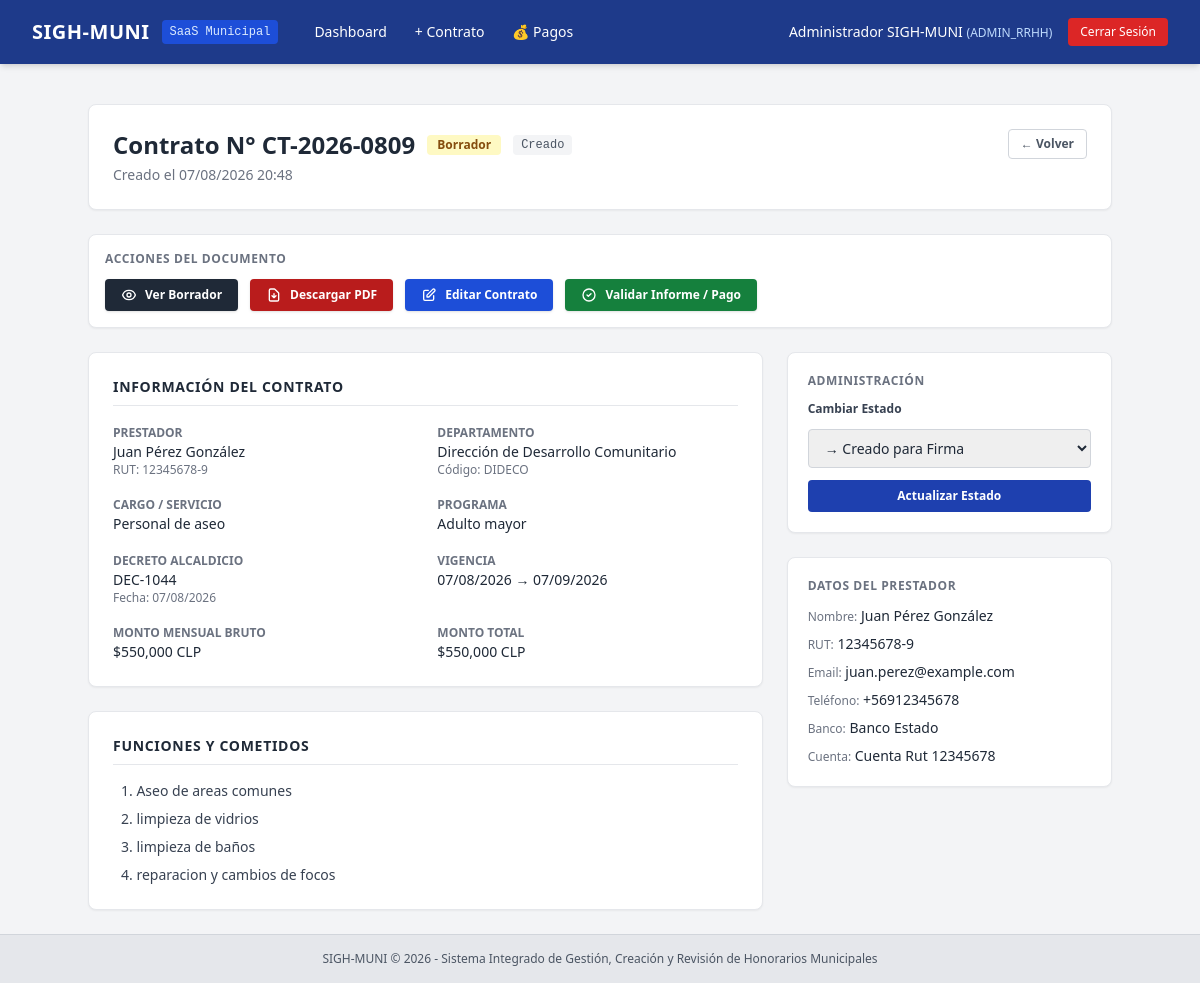
Before: /contracts/2 (signed in) with the older database file.
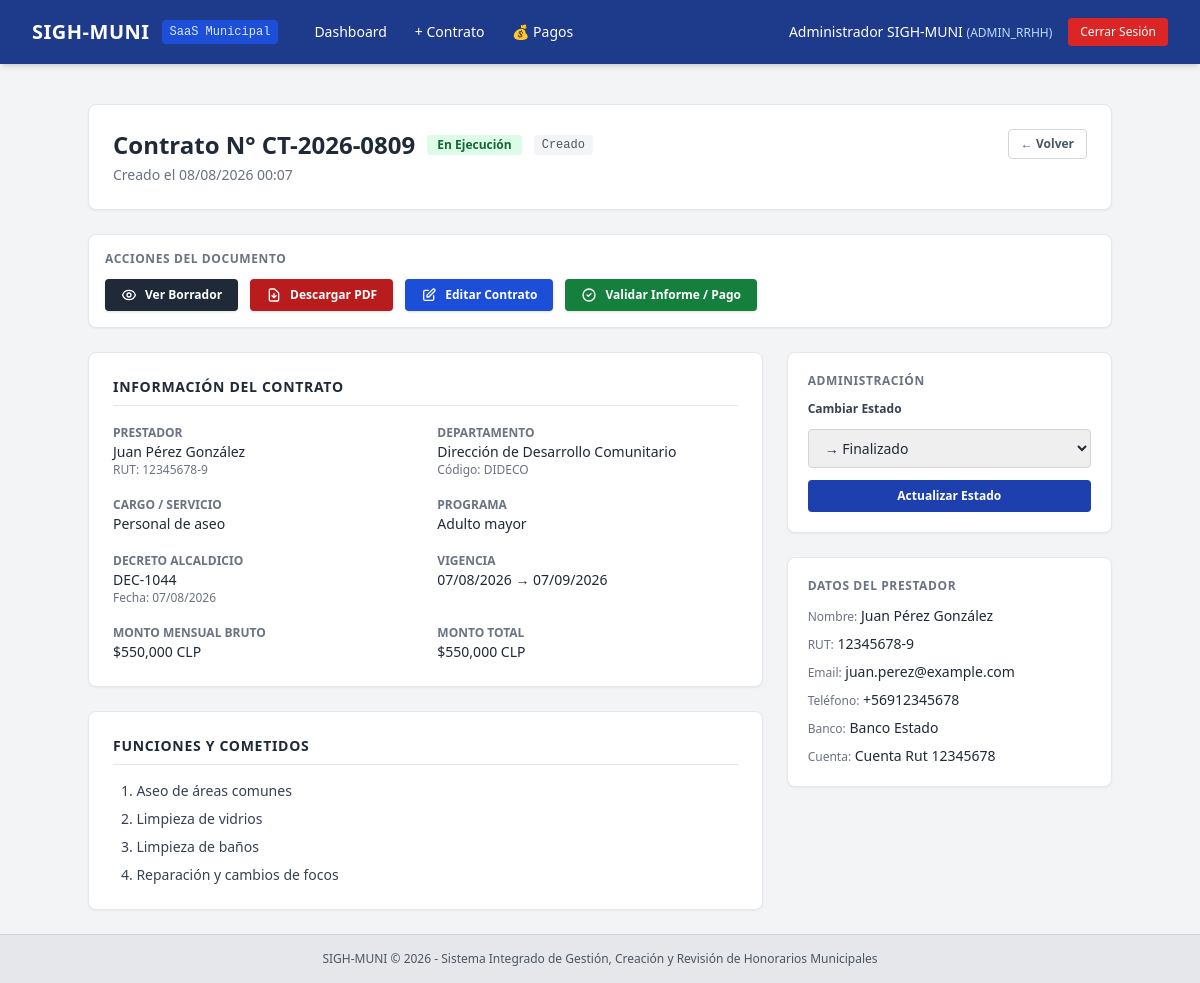
After: the same page with the newer database file.
### app/models/contract.py (models this page shows, shortened)
class Contract(db.Model):
    __tablename__ = 'contracts'
    id = db.Column(db.Integer, primary_key=True)
    provider_id = db.Column(db.Integer, db.ForeignKey('service_providers.id'), nullable=False)
    department_id = db.Column(db.Integer, db.ForeignKey('departments.id'), nullable=False)
    creation_type = db.Column(db.String(50), default='CREADO')
    contract_number = db.Column(db.String(50), unique=True, nullable=False)
    decline_number = db.Column(db.String(50), nullable=True)
    decline_date = db.Column(db.Date, nullable=True)
    position_title = db.Column(db.String(150), nullable=False)
    program_name = db.Column(db.String(150), nullable=True)
    monthly_amount_gross = db.Column(db.Float, nullable=False)
    total_contract_amount = db.Column(db.Float, nullable=False)
    start_date = db.Column(db.Date, nullable=False)
    end_date = db.Column(db.Date, nullable=False)
    pdf_file_path = db.Column(db.String(255), nullable=True)
    ocr_processed = db.Column(db.Integer, default=0)
    status = db.Column(db.String(30), default='BORRADOR')
    created_at = db.Column(db.DateTime, default=datetime.utcnow)
    provider = db.relationship('ServiceProvider', back_populates='contracts', lazy=True)
    department = db.relationship('Department', backref=db.backref('department_contracts', lazy=True))
    functions = db.relationship('ContractFunction', backref='contract', cascade='all, delete-orphan', lazy=True,
                                order_by='ContractFunction.function_order')
    payments = db.relationship('MonthlyPayment', back_populates='contract', lazy=True, cascade='all, delete-orphan')
    @property
    def status_label(self):
        labels = {
            'BORRADOR': 'Borrador',
            'CREADO_PARA_FIRMA': 'Creado para Firma',
            'INGRESADO': 'Ingresado',
            'EN_EJECUCION': 'En Ejecución',
            'FINALIZADO': 'Finalizado'
        }
        return labels.get(self.status, self.status)
    @property
    def creation_type_label(self):
        labels = {
            'CREADO': 'Creado',
            'CARGADO_EXTERNO': 'Cargado Externo'
        }
        return labels.get(self.creation_type, self.creation_type)

class ContractFunction(db.Model):
    __tablename__ = 'contract_functions'
    id = db.Column(db.Integer, primary_key=True)
    contract_id = db.Column(db.Integer, db.ForeignKey('contracts.id'), nullable=False)
    function_order = db.Column(db.Integer, nullable=False)
    function_description = db.Column(db.Text, nullable=False)
    is_mandatory_for_payment = db.Column(db.Integer, default=1)
    created_at = db.Column(db.DateTime, default=datetime.utcnow)

### app/models/provider.py (models this page shows, shortened)
class ServiceProvider(db.Model):
    __tablename__ = 'service_providers'
    id = db.Column(db.Integer, primary_key=True, autoincrement=True)
    rut = db.Column(db.String(20), nullable=False, unique=True, index=True)
    first_name = db.Column(db.String(100), nullable=False)
    paternal_last_name = db.Column(db.String(100), nullable=False)
    maternal_last_name = db.Column(db.String(100), nullable=True)
    email = db.Column(db.String(120), nullable=True)
    phone = db.Column(db.String(50), nullable=True)
    address = db.Column(db.Text, nullable=True)
    bank_name = db.Column(db.String(100), nullable=True)
    account_type = db.Column(db.String(50), nullable=True)
    account_number = db.Column(db.String(50), nullable=True)
    created_at = db.Column(db.DateTime, nullable=False, default=datetime.utcnow)
    contracts = db.relationship('Contract', back_populates='provider', lazy=True, cascade="all, delete-orphan")
    @property
    def full_name(self):
        maternal = f" {self.maternal_last_name}" if self.maternal_last_name else ""
        return f"{self.first_name} {self.paternal_last_name}{maternal}"

### app/models/user.py (models this page shows, shortened)
class Department(db.Model):
    __tablename__ = 'departments'
    id = db.Column(db.Integer, primary_key=True, autoincrement=True)
    code = db.Column(db.String(50), nullable=False, unique=True)
    name = db.Column(db.String(150), nullable=False)
    cost_center = db.Column(db.String(50), nullable=True)
    is_active = db.Column(db.Integer, nullable=False, default=1)
    created_at = db.Column(db.DateTime, nullable=False, default=datetime.utcnow)
    users = db.relationship('User', backref='department', lazy=True)

### app/routes/contract_builder.py (the view)
@contract_builder_bp.route('/<int:contract_id>')
@login_required
def detail(contract_id):
    contract = Contract.query.get_or_404(contract_id)
    return render_template('contracts/detail.html', contract=contract)

### app/templates/contracts/detail.html (shortened to what this page needs)
{% extends "base.html" %}
{% block content %}
<div class="max-w-5xl mx-auto space-y-6">
    <div class="bg-white p-6 rounded-lg shadow-sm border border-gray-200 flex justify-between items-start">
        <div>
            <div class="flex items-center space-x-3 mb-1">
                <h1 class="text-2xl font-bold text-gray-800">Contrato N° {{ contract.contract_number }}</h1>
                <span class="px-2.5 py-0.5 rounded text-xs font-bold
                    {% if contract.status == 'BORRADOR' %}bg-yellow-100 text-yellow-800
                    {% elif contract.status == 'CREADO_PARA_FIRMA' %}bg-blue-100 text-blue-800
                    {% elif contract.status == 'INGRESADO' %}bg-purple-100 text-purple-800
                    {% elif contract.status == 'EN_EJECUCION' %}bg-green-100 text-green-800
                    {% else %}bg-gray-100 text-gray-800{% endif %}">
                    {{ contract.status_label }}
                </span>
                <span class="px-2 py-0.5 rounded text-xs font-mono bg-gray-100 text-gray-600">
                    {{ contract.creation_type_label }}
                </span>
            </div>
            <p class="text-sm text-gray-500">Creado el {{ contract.created_at.strftime('%d/%m/%Y %H:%M') }}</p>
        </div>
        <div class="flex space-x-2">
            <a href="{{ url_for('dashboard.index') }}" class="px-3 py-1.5 border border-gray-300 rounded text-xs font-semibold text-gray-600 hover:bg-gray-50">
                ← Volver
            </a>
        </div>
    </div>
    <div class="bg-white p-4 rounded-lg shadow-sm border border-gray-200">
        <h3 class="text-xs font-bold text-gray-500 uppercase tracking-wider mb-3">Acciones del Documento</h3>
        <div class="flex flex-wrap gap-3">
            <a href="{{ url_for('contract_builder.preview', contract_id=contract.id) }}" target="_blank"
               class="inline-flex items-center px-4 py-2 bg-gray-800 hover:bg-gray-900 text-white text-xs font-bold rounded shadow transition">
                Ver Borrador
            </a>
            <a href="{{ url_for('contract_builder.download_pdf', contract_id=contract.id) }}"
               class="inline-flex items-center px-4 py-2 bg-red-700 hover:bg-red-800 text-white text-xs font-bold rounded shadow transition">
                <svg class="w-4 h-4 mr-2" fill="none" stroke="currentColor" viewBox="0 0 24 24"><path stroke-linecap="round" stroke-linejoin="round" stroke-width="2" d="M12 10v6m0 0l-3-3m3 3l3-3m2 8H7a2 2 0 01-2-2V5a2 2 0 012-2h5.586a1 1 0 01.707.293l5.414 5.414a1 1 0 01.293.707V19a2 2 0 01-2 2z"/></svg>
                Descargar PDF
            </a>
            {% if session.user_role in ['ADMIN_RRHH', 'SUPERADMIN', 'JEFE_DEPTO'] %}
            <a href="{{ url_for('contract_builder.edit', contract_id=contract.id) }}"
               class="inline-flex items-center px-4 py-2 bg-blue-700 hover:bg-blue-800 text-white text-xs font-bold rounded shadow transition">
                <svg class="w-4 h-4 mr-2" fill="none" stroke="currentColor" viewBox="0 0 24 24"><path stroke-linecap="round" stroke-linejoin="round" stroke-width="2" d="M11 5H6a2 2 0 00-2 2v11a2 2 0 002 2h11a2 2 0 002-2v-5m-1.414-9.414a2 2 0 112.828 2.828L11.828 15H9v-2.828l8.586-8.586z"/></svg>
                Editar Contrato
            </a>
            {% endif %}
            <a href="{{ url_for('payments.validate_report', contract_id=contract.id) }}"
               class="inline-flex items-center px-4 py-2 bg-green-700 hover:bg-green-800 text-white text-xs font-bold rounded shadow transition">
                <svg class="w-4 h-4 mr-2" fill="none" stroke="currentColor" viewBox="0 0 24 24"><path stroke-linecap="round" stroke-linejoin="round" stroke-width="2" d="M9 12l2 2 4-4m6 2a9 9 0 11-18 0 9 9 0 0118 0z"/></svg>
                Validar Informe / Pago
            </a>
        </div>
    </div>
    <div class="grid grid-cols-1 lg:grid-cols-3 gap-6">
        <div class="lg:col-span-2 space-y-6">
            <div class="bg-white p-6 rounded-lg shadow-sm border border-gray-200">
                <h2 class="text-sm font-bold text-gray-800 uppercase tracking-wider border-b pb-2 mb-4">Información del Contrato</h2>
                <div class="grid grid-cols-1 md:grid-cols-2 gap-y-4 gap-x-6 text-sm">
                    <div>
                        <span class="text-xs text-gray-500 uppercase font-semibold">Prestador</span>
                        <p class="font-medium text-gray-800">{{ contract.provider.full_name }}</p>
                        <p class="text-xs text-gray-500">RUT: {{ contract.provider.rut }}</p>
                    </div>
                    <div>
                        <span class="text-xs text-gray-500 uppercase font-semibold">Departamento</span>
                        <p class="font-medium text-gray-800">{{ contract.department.name }}</p>
                        <p class="text-xs text-gray-500">Código: {{ contract.department.code }}</p>
                    </div>
                    <div>
                        <span class="text-xs text-gray-500 uppercase font-semibold">Cargo / Servicio</span>
                        <p class="font-medium text-gray-800">{{ contract.position_title }}</p>
                    </div>
                    <div>
                        <span class="text-xs text-gray-500 uppercase font-semibold">Programa</span>
                        <p class="font-medium text-gray-800">{{ contract.program_name or 'No especificado' }}</p>
                    </div>
                    <div>
                        <span class="text-xs text-gray-500 uppercase font-semibold">Decreto Alcaldicio</span>
                        <p class="font-medium text-gray-800">{{ contract.decline_number or 'No asignado' }}</p>
                        {% if contract.decline_date %}
                        <p class="text-xs text-gray-500">Fecha: {{ contract.decline_date.strftime('%d/%m/%Y') }}</p>
                        {% endif %}
                    </div>
                    <div>
                        <span class="text-xs text-gray-500 uppercase font-semibold">Vigencia</span>
                        <p class="font-medium text-gray-800">{{ contract.start_date.strftime('%d/%m/%Y') }} → {{ contract.end_date.strftime('%d/%m/%Y') }}</p>
                    </div>
                    <div>
                        <span class="text-xs text-gray-500 uppercase font-semibold">Monto Mensual Bruto</span>
                        <p class="font-medium text-gray-800">${{ "{:,.0f}".format(contract.monthly_amount_gross) }} CLP</p>
                    </div>
                    <div>
                        <span class="text-xs text-gray-500 uppercase font-semibold">Monto Total</span>
                        <p class="font-medium text-gray-800">${{ "{:,.0f}".format(contract.total_contract_amount) }} CLP</p>
                    </div>
                </div>
            </div>
            <div class="bg-white p-6 rounded-lg shadow-sm border border-gray-200">
                <h2 class="text-sm font-bold text-gray-800 uppercase tracking-wider border-b pb-2 mb-4">Funciones y Cometidos</h2>
                {% if contract.functions %}
                <ol class="list-decimal list-inside space-y-2 text-sm text-gray-700">
                    {% for func in contract.functions %}
                    <li class="pl-2">{{ func.function_description }}</li>
                    {% endfor %}
                </ol>
                {% else %}
                <p class="text-sm text-gray-400 italic">No hay funciones registradas.</p>
                {% endif %}
            </div>
        </div>
        <div class="space-y-6">
            {% if session.user_role in ['ADMIN_RRHH', 'SUPERADMIN'] %}
            <div class="bg-white p-5 rounded-lg shadow-sm border border-gray-200">
                <h3 class="text-xs font-bold text-gray-500 uppercase tracking-wider mb-3">Administración</h3>
                <form method="POST" action="{{ url_for('contract_builder.change_status', contract_id=contract.id) }}" class="space-y-3">
                    <label class="block text-xs font-semibold text-gray-700">Cambiar Estado</label>
                    <select name="new_status" class="w-full px-3 py-2 border border-gray-300 rounded text-sm">
                        <option value="CREADO_PARA_FIRMA" {% if contract.status != 'BORRADOR' %}disabled{% endif %}>→ Creado para Firma</option>
                        <option value="FINALIZADO" {% if contract.status != 'EN_EJECUCION' %}disabled{% endif %}>→ Finalizado</option>
                    </select>
                    <button type="submit" class="w-full bg-blue-800 hover:bg-blue-900 text-white text-xs font-bold py-2 rounded transition">
                        Actualizar Estado
                    </button>
                </form>
            </div>
            {% endif %}
            <div class="bg-white p-5 rounded-lg shadow-sm border border-gray-200">
                <h3 class="text-xs font-bold text-gray-500 uppercase tracking-wider mb-3">Datos del Prestador</h3>
                <div class="space-y-2 text-sm">
                    <p><span class="text-gray-500 text-xs">Nombre:</span> <span class="font-medium">{{ contract.provider.full_name }}</span></p>
                    <p><span class="text-gray-500 text-xs">RUT:</span> <span class="font-medium">{{ contract.provider.rut }}</span></p>
                    {% if contract.provider.email %}
                    <p><span class="text-gray-500 text-xs">Email:</span> <span class="font-medium">{{ contract.provider.email }}</span></p>
                    {% endif %}
                    {% if contract.provider.phone %}
                    <p><span class="text-gray-500 text-xs">Teléfono:</span> <span class="font-medium">{{ contract.provider.phone }}</span></p>
                    {% endif %}
                    {% if contract.provider.bank_name %}
                    <p><span class="text-gray-500 text-xs">Banco:</span> <span class="font-medium">{{ contract.provider.bank_name }}</span></p>
                    <p><span class="text-gray-500 text-xs">Cuenta:</span> <span class="font-medium">{{ contract.provider.account_type }} {{ contract.provider.account_number }}</span></p>
                    {% endif %}
                </div>
            </div>
        </div>
    </div>
</div>
{% endblock %}

Changed rows visible on the page:
no longer on this page (row edited): ContractFunction: function_description "Aseo de areas comunes"
removed ContractFunction: function_description "limpieza de vidrios"
removed ContractFunction: function_description "reparacion y cambios de focos"
changed Contract "Personal de aseo": status "BORRADOR" → "EN_EJECUCION" (drawn); status_label "Borrador" → "En Ejecución"; created_at "07/08/2026 20:48" → "08/08/2026 00:07"
added ContractFunction: function_description "Aseo de áreas comunes"
changed ContractFunction: function_description "limpieza de baños" → "Limpieza de vidrios"
added ContractFunction: function_description "Limpieza de baños"
added ContractFunction: function_description "Reparación y cambios de focos"
Other visible differences:
form field new_status: "→ Creado para Firma" → "→ Finalizado"
